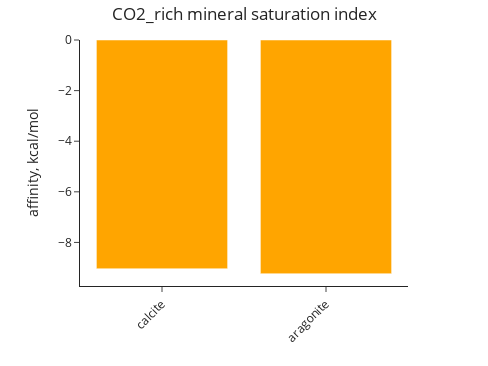

Notebook cell for this chart:
### Code cell
speciation.plot_mineral_saturation("CO2_rich")

### Figure 1 — Plotly figure (JSON) as saved in the notebook; plotly's stock layout.template omitted (floating-point values rounded to 4 significant figures)
{"data": [{"hovertemplate": "%{x} <br>affinity, kcal/mol: %{y}", "legendgroup": "", "marker": {"color": ["orange", "orange"], "pattern": {"shape": ""}}, "name": "", "orientation": "v", "showlegend": false, "textposition": "auto", "type": "bar", "x": ["calcite", "aragonite"], "xaxis": "x", "y": [-9.039, -9.236], "yaxis": "y"}], "layout": {"barmode": "relative", "height": 366, "legend": {"tracegroupgap": 0}, "margin": {"t": 40}, "title": {"text": "CO2_rich mineral saturation index", "x": 0.5, "xanchor": "center"}, "width": 488, "xaxis": {"anchor": "y", "autorange": true, "domain": [0, 1], "fixedrange": true, "range": [-0.5, 1.5], "tickangle": -45, "title": {}, "type": "category"}, "yaxis": {"anchor": "x", "autorange": true, "domain": [0, 1], "exponentformat": "power", "fixedrange": true, "range": [-9.722, 0], "title": {"text": "affinity, kcal/mol"}, "type": "linear"}}}
